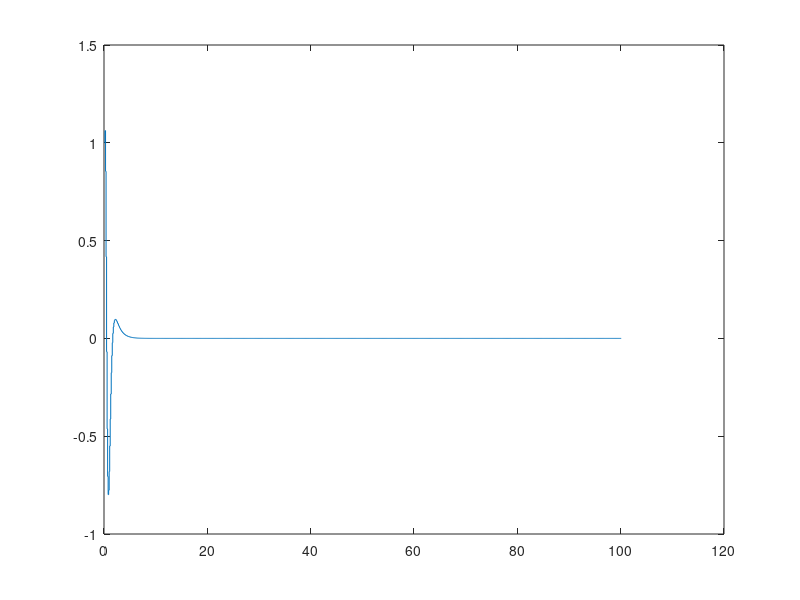

Recreate this plot in MATLAB.
%% QUADROTOR BALANCING PENDULUM MODEL PREDICTIVE CONTROL SIMULATION
%
% MATLAB simulation of the paper A Flying Inverted Pendulum by Markus Hehn 
% and Raffaello D'Andrea 

%% INITIALIZATION 

% Constants
g = 9.81;   % m/s^2
L = 0.6;    % meters
%123
A = [0 1 0 0 0;
     g/L 0 0 0 -g;
     0   0 0 1 0;
     0   0 0 0 g;
     0   0 0 0 0];
 
B = [0;0;0;0;1];
 
%% CHECK CONTROLLABILITY
 
ctrb(A,B)

% not controllable
% use Hautus test 

eigvals = eig(A);

for idx = 1:numel(eigvals)
 lambda = eigvals(idx);
 disp('Eigenvalue: ');
 disp(lambda)
 rk = rank([(eye(size(A))*lambda-A) B]);
 disp('rank: ');
 disp(rk);
 disp('----------------');
end

%% LINEAR QUADRATIC REGULATOR

% we have three uncontrollable modes lambda = 0,0,0

Q = eye(size(A));
R = 0.1;
Ts = 0.1
C = eye(size(A));
SYSC = ss(A,B,C,0)
SYSD = c2d(SYSC,Ts,'zoh')
Ad = SYSD.A 
Bd = SYSD.B 
[K,S,e] = dlqr(Ad,Bd,Q,R,[]);
iterations = 1000;
x = zeros(5,length(iterations))
x0 = [1 1 0 0 1]';
x(:,1) = x0
for k = 1:iterations
    x(:,k+1) = Ad*x(:,k)-Bd*K*x(:,k);
end

stairs(linspace(1,iterations+1,iterations+1)*Ts,x(1,:))
